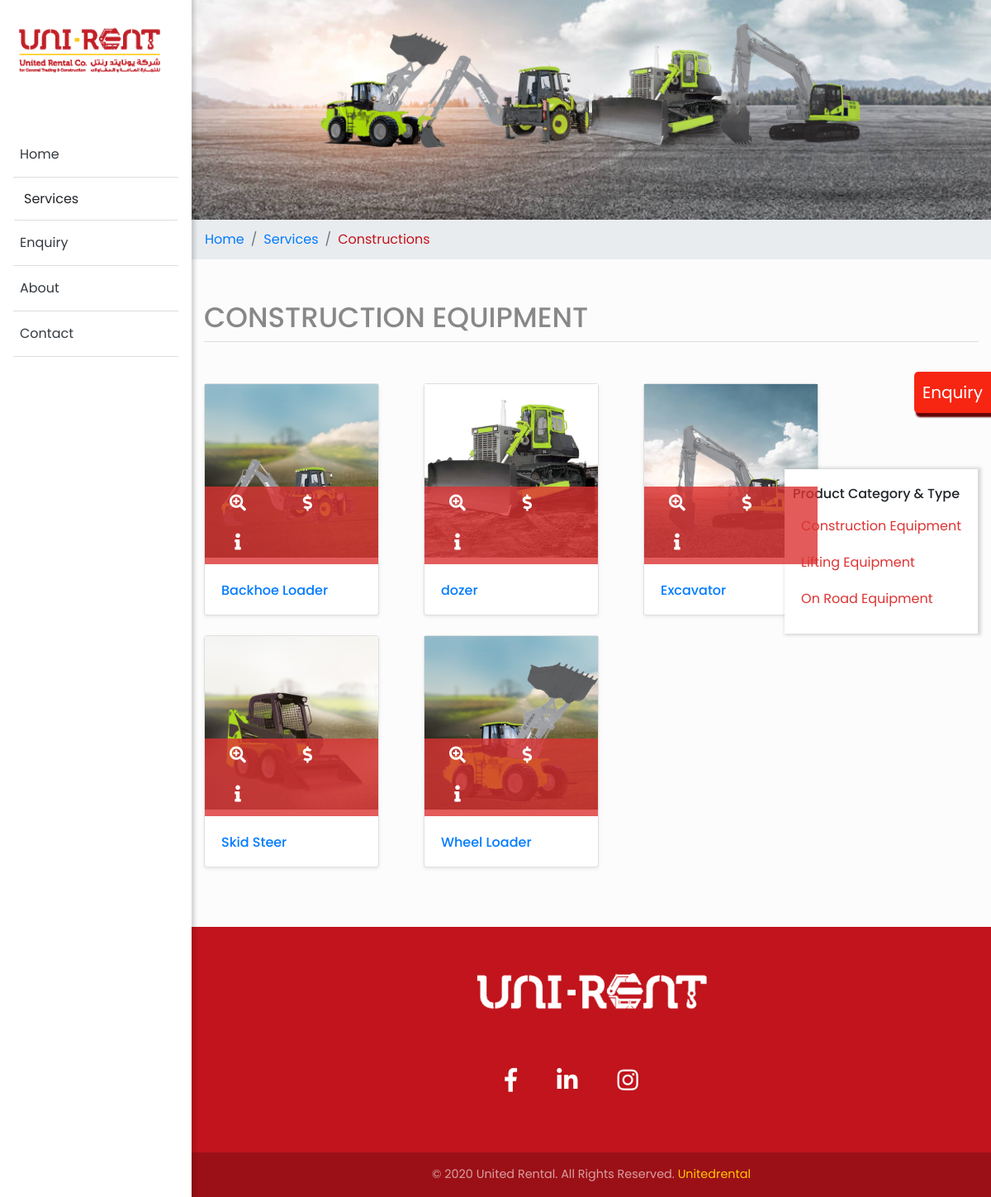
The page /constructions/ on the database its author committed.
### website/models.py (models this page shows, shortened)
class ConstructionBanner(models.Model):
    image = models.ImageField(null=True, blank=True)
    title = models.CharField(null=True, blank=True, max_length=50)
    class Meta:
        verbose_name = "CONSTRUCTION BANNER"
        verbose_name_plural = "CONSTRUCTION BANNER"
    @ property
    def imageURL(self):
        try:
            url = self.image.url
        except:
            url = ''
        return url

class Construction(models.Model):
    parent = models.ForeignKey(
        ConstructionBanner, on_delete=models.CASCADE, null=True, blank=True)
    page_heading = models.CharField(max_length=100, null=True, blank=True)
    image = models.ImageField(null=True, blank=True)
    title = models.CharField(max_length=200, null=True, blank=True)
    price = models.DecimalField(max_digits=5, decimal_places=2, default=0)
    price_description = models.CharField(
        max_length=100, null=True, blank=True)
    info = models.CharField(max_length=100, null=True, blank=True)
    link = models.URLField(max_length=100, null=True, blank=True)
    date_added = models.DateTimeField(
        auto_now_add=True, null=True, blank=True)
    @ property
    def imageURL(self):
        try:
            url = self.image.url
        except:
            url = ''
        return url
    class Meta:
        verbose_name = "CONSTRUCTION EQUIPMENT"
        verbose_name_plural = "CONSTRUCTION EQUIPMENT"

class Test(models.Model):
    image = models.ImageField(null=True, blank=True)
    caption = models.CharField(blank=True, null=True, max_length=50)
    title1 = models.CharField(blank=True, null=True, max_length=50)
    title2 = models.CharField(blank=True, null=True, max_length=50)
    url = models.URLField(blank=True, null=True, max_length=100)
    @ property
    def imageURL(self):
        try:
            url = self.image.url
        except:
            url = ''
        return url
    class Meta:
        verbose_name = "HOME BODY "
        verbose_name_plural = "HOME BODY"

class Socialiconlink(models.Model):
    fb = models.URLField(null=True, blank=True, max_length=100)
    insta = models.URLField(null=True, blank=True, max_length=100)
    link = models.URLField(null=True, blank=True, max_length=100)

### website/views.py (the view)
# urls.py: path('constructions/', views.construction, name="constructions"),
def construction(request):
    constructions = Construction.objects.all()
    constructionBanner = ConstructionBanner.objects.all()
    test = Test.objects.all()
    links = Socialiconlink.objects.all()
    context = {'constructions':  constructions,
               'constructionBanner': constructionBanner, 'test': test, 'links': links}
    return render(request, "construction-equipment.html", context)

### website/templates/construction-equipment.html (shortened to what this page needs)
{% extends 'base.html' %} {%load static%} {%block content%}
<div class="position-relative container-fluid p-0">
  {%for product in constructionBanner %}
  <img class="d-block w-100" src="{{product.imageURL}}" alt="First slide" />
  {%endfor%}
</div>
{%include 'sidenav.html'%}
<nav class="breadcrumb_bg">
  <ol class="breadcrumb container">
    <li
      class="breadcrumb-item {% if request.resolver_match.url_name == 'home' %} active {% endif %}"
    >
      <a href="{%url 'home'%}">Home</a>
    </li>
    <li
      class="breadcrumb-item {% if request.resolver_match.url_name == 'services' %} active {% endif %}"
      aria-current="page"
    >
      <a href="{%url 'services'%}">Services</a>
    </li>
    <li
      class="breadcrumb-item {% if request.resolver_match.url_name == 'constructions' %} active {% endif %}"
      aria-current="page"
    >
      <a href="{%url 'constructions'%}">Constructions</a>
    </li>
  </ol>
</nav>
<div class="container pb-5">
  <div class="page-header">
    {%for product in constructions %}
    <h1>{{product.page_heading |default_if_none:""}} {%endfor%}</h1>
  </div>
  <div class="row">
    {%for products in constructions %}
    <div class="col-md-3 mr-4">
      <div class="card mb-4 shadow-sm">
        <div class="image_icon">
        </div>
        <a
          href="{{products.imageURL}}"
          data-toggle="lightbox"
          data-gallery="example-gallery"
        >
          <img
            src="{{products.imageURL}}"
            class="img-fluid animate__animated animate__pulse"
          />
        </a>
        <div class="card-body">
          <h4 class="card-text animate__animated animate__bounceInUp">
            <a href="{{products.link}}">{{products.title}}</a>
          </h4>
        </div>
      </div>
    </div>
    {%endfor%}
  </div>
</div>
{%endblock content%}

### website/templates/base.html (shortened to what this page needs)
<!DOCTYPE html>
{%load static%}
<html lang="en">
  <head>
    <link rel="stylesheet" href="{%static 'css/style2.css' %}" />
    <link
      rel="stylesheet"
      href="https://cdnjs.cloudflare.com/ajax/libs/malihu-custom-scrollbar-plugin/3.1.5/jquery.mCustomScrollbar.min.css"
    />
    <link
      rel="stylesheet"
      href="https://use.fontawesome.com/releases/v5.6.3/css/all.css"
    />
    <link
      rel="stylesheet"
      href="https://stackpath.bootstrapcdn.com/bootstrap/4.5.0/css/bootstrap.min.css"
    />
    <link rel="stylesheet" href="{% static 'css/main.css' %}" />
    <link
      rel="stylesheet"
      href="{% static 'css/navbar-fixed-left.min.css' %}"
    />
    <link rel="stylesheet" href="{% static 'css/docs.css' %}" />
    <link
      rel="stylesheet"
      href="https://cdnjs.cloudflare.com/ajax/libs/animate.css/4.0.0/animate.min.css"
    />
  </head>
  <body>
    {% include 'nav.html' %}
    <div class="en-label">
      <a href="{%url 'enquiry'%}"> Enquiry</a>
    </div>
    {% block content%} {%endblock content%}
    <footer class="page-footer font-small cyan darken-3">
      <div class="container">
        <div class="row">
          <div class="mx-auto d-block mt-5">
            {%for products in test %}
            <img
              src="{{products.imageURL}}"
              style="text-align: center;"
              alt=""
            />
            {%endfor%}
          </div>
          <div class="col-md-12 py-5">
            <div class="mb-5 flex-center">
              {%for link in links%}
              <a class="fb-ic" href="{{link.fb}}" target="blank">
                <i
                  class="fab fa-facebook-f fa-lg white-text mr-md-5 mr-3 fa-2x"
                >
                </i>
              </a>
              <a href="{{link.link}}" target="blank" class="li-ic">
                <i
                  class="fab fa-linkedin-in fa-lg white-text mr-md-5 mr-3 fa-2x"
                >
                </i>
              </a>
              <a class="ins-ic" href="{{link.insta}}" target="blank">
                <i class="fab fa-instagram fa-lg white-text mr-md-5 mr-3 fa-2x">
                </i>
              </a>
            </div>
            {%endfor%}
          </div>
        </div>
      </div>
      <div class="footer-copyright text-center py-3">
        © 2020 United Rental. All Rights Reserved.
        <a href="#">Unitedrental</a>
      </div>
    </footer>
  </body>
</html>

### website/templates/nav.html (shortened to what this page needs)
{%load static%}
<nav id="nav" class="navbar navbar-expand-md navbar-dark bg-primary fixed-left">
  <a class="navbar-brand" href=""
    ><img
      id="logo"
      class="img-fluid pt-3 logo"
      src="{% static 'images/logo-1.png' %}"
      alt=""
      srcset=""
  /></a>
  <div class="navbar-collapse collapse pt-5" id="navbarsExampleDefault">
    <ul class="navbar-nav">
      <li
        class="nav-item {% if request.resolver_match.url_name == 'home' %} active {% endif %}"
      >
        <a class="nav-link" href="{%url 'home'%}">Home</a>
      </li>
      <div class="dropdown">
        <li
          class="btn btn-default dropdown-toggle"
          data-toggle="dropdown"
          type="button"
        >
          <a href="{%url 'services' %}"> Services</a>
        </li>
      </div>
      <li
        class="nav-item {% if request.resolver_match.url_name == 'enquiry' %} active {% endif %}"
      >
        <a class="nav-link" href="{%url 'enquiry' %}">Enquiry </a>
      </li>
      <li
        class="nav-item {% if request.resolver_match.url_name == 'about' %} active {% endif %}"
      >
        <a class="nav-link" href="{%url 'about' %}">About</a>
      </li>
      <li
        class="nav-item {% if request.resolver_match.url_name == 'contact' %} active {% endif %}"
      >
        <a class="nav-link" href="{%url 'contact' %}">Contact</a>
      </li>
    </ul>
  </div>
</nav>

### website/templates/sidenav.html (shortened to what this page needs)
<nav class="navbar-right">
  <ul id="mainMenu">
    <h6>Product Category & Type</h6>
    <div class="dropdown">
      <a href="{%url 'constructions'%}"><span>Construction Equipment</span></a>
    </div>
    <div class="dropdown">
      <a href="{%url 'lifting'%}"><span>Lifting Equipment</span></a>
    </div>
    <div class="dropdown">
      <a href="{%url 'onroad'%}"><span>On Road Equipment</span></a>
    </div>
  </ul>
</nav>

### static/css/style2.css (style rules this page uses)
a, a:hover, a:focus { color: inherit; text-decoration: none; transition: all 0.3s; }
.image_icon { position: absolute; padding: 10; background: rgba(221, 51, 51, 0.8); left: 0; bottom: 61px; z-index: 4; display: block; box-sizing: border-box; width: 100%; -webkit-transition: all 0.3s ease-in-out; transition: all 0.3s ease-in-out; }

### static/css/main.css (style rules this page uses)
* { box-sizing: border-box; }
body { font-family: "Poppins", sans-serif; background: #fcfcfc; margin: 0px; padding: 0px; }
* { padding: 0; margin: 0; box-sizing: border-box; }
.breadcrumb-item.active { color: #6c757d; background: none; }
footer.page-footer { bottom: 0; color: #fff; }
.cyan.darken-3 { background-color: #c1141c !important; position: relative; bottom: 0; width: 100%; }
.font-small { font-size: 0.9rem; }
footer.page-footer .footer-copyright { overflow: hidden; color: rgba(255, 255, 255, 0.6); background-color: rgba(0, 0, 0, 0.2); }
.flex-center { display: -webkit-box; display: -ms-flexbox; display: flex; -webkit-box-align: center; -ms-flex-align: center; align-items: center; -webkit-box-pack: center; -ms-flex-pack: center; justify-content: center; height: 100%; }
.page-header { border-bottom: 1px solid #ddd; margin: 50px 0 50px 0; }
.page-header h1 { font-size: 34px; color: #888888; text-transform: uppercase; }
.card-body h4 { font-size: 16px; text-align: left; padding-top: 10px; word-wrap: normal; }
.animate__animated { animation-timing-function: ease-in; animation-duration: 2s; animation-fill-mode: both; }
.breadcrumb_bg { background-color: #e9ecef; }
.breadcrumb .active a { color: #c1141c; }
.en-label { background: #f72613; z-index: 1000; position: fixed; font-size: 20px; color: #fff; right: 0; top: 450px; padding: 10px; border-top-left-radius: 5px 5px; border-bottom-left-radius: 5px 5px; box-shadow: 2px 5px 2px #630207; }
.en-label a { color: #fff; text-decoration: none; }
.fab { color: #fff !important; }
.footer-copyright a { color: #ffc800; text-decoration: none; background-color: transparent; }

### static/css/docs.css (style rules this page uses)
body { min-height: 100vh; }
a { cursor: pointer; }

### website/templates/sidenav.html (style rules this page uses)
#mainMenu { background-color: #fff !important; -webkit-box-shadow: 2px 0 4px 2px rgba(0, 0, 0, 0.15); box-shadow: 2px 0 4px 2px rgba(0, 0, 0, 0.15); padding: 20px 10px; display: flex; flex-direction: column; }
#mainMenu a { display: block; padding: 10px; text-decoration: none; background-color: #fff; color: #dd3333; }
.dropdown { position: relative; display: inline-block; }

### rows shown on the page
ConstructionBanner: imageURL (picture)
Construction: page_heading "CONSTRUCTION EQUIPMENT", imageURL (picture), title "Backhoe Loader"
Construction: imageURL (picture), title "dozer"
Construction: imageURL (picture), title "Excavator"
Construction: imageURL (picture), title "Skid Steer"
Construction: imageURL (picture), title "Wheel Loader"
Test: imageURL (picture)
